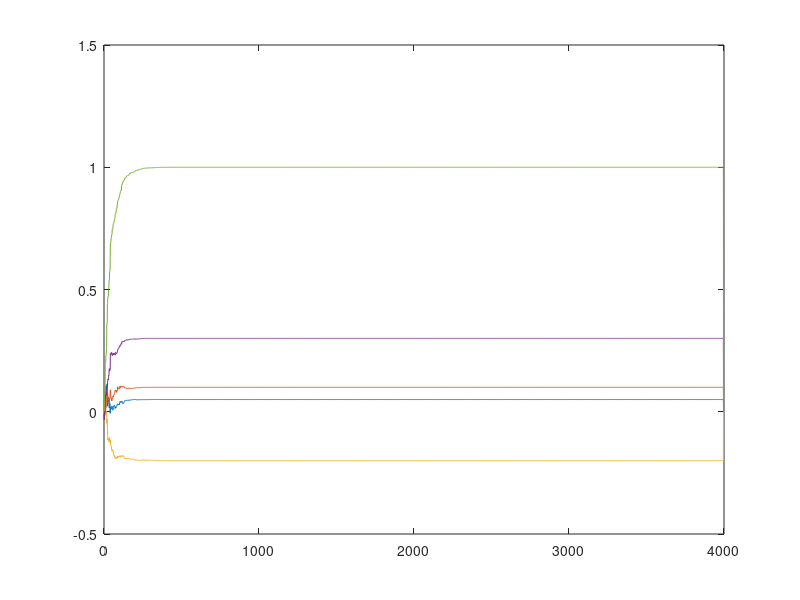
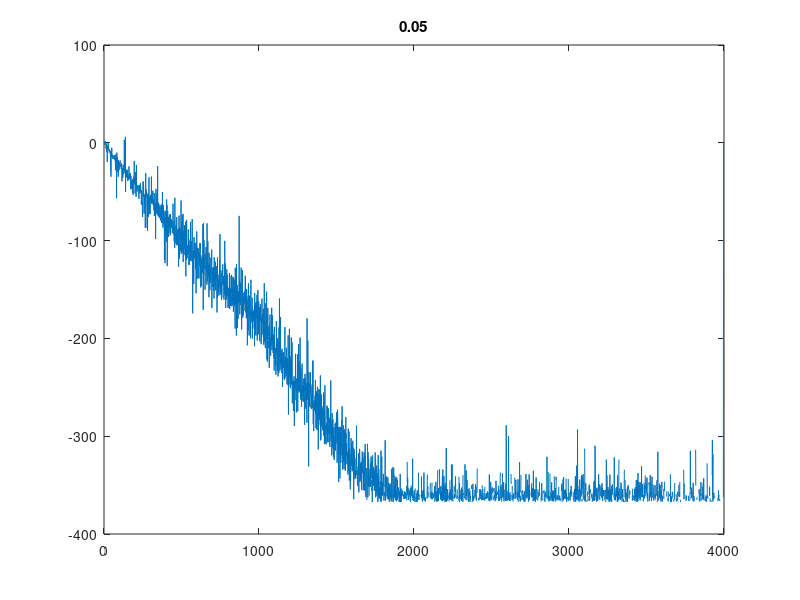

MATLAB code for these plots, in order:
clear all;
N=4000;%longeur du signal
Degre=5; %ordre du filtre
y=randn(1,N);%bruit blanc

%filtrage de yn
hn=[1 0.3 -0.2 0.1 0.05]; 

x=conv(y,hn);
%Valeur initiale : 
  g = zeros(1,Degre)';
  gfigure=zeros(N-3,Degre);
  erreur=zeros(N-3,1);
for k=1:N-Degre+1
    en = x(k+Degre-1) - y(k:k+Degre-1)*g;
    g= g+0.02*en*y(k:k+Degre-1)';
    gfigure(k,:)=g;
    erreur(k)=10*log(abs(en/x(k+Degre-1)));
end
figure;
plot(gfigure);
figure;
plot(erreur);
title(0.05);